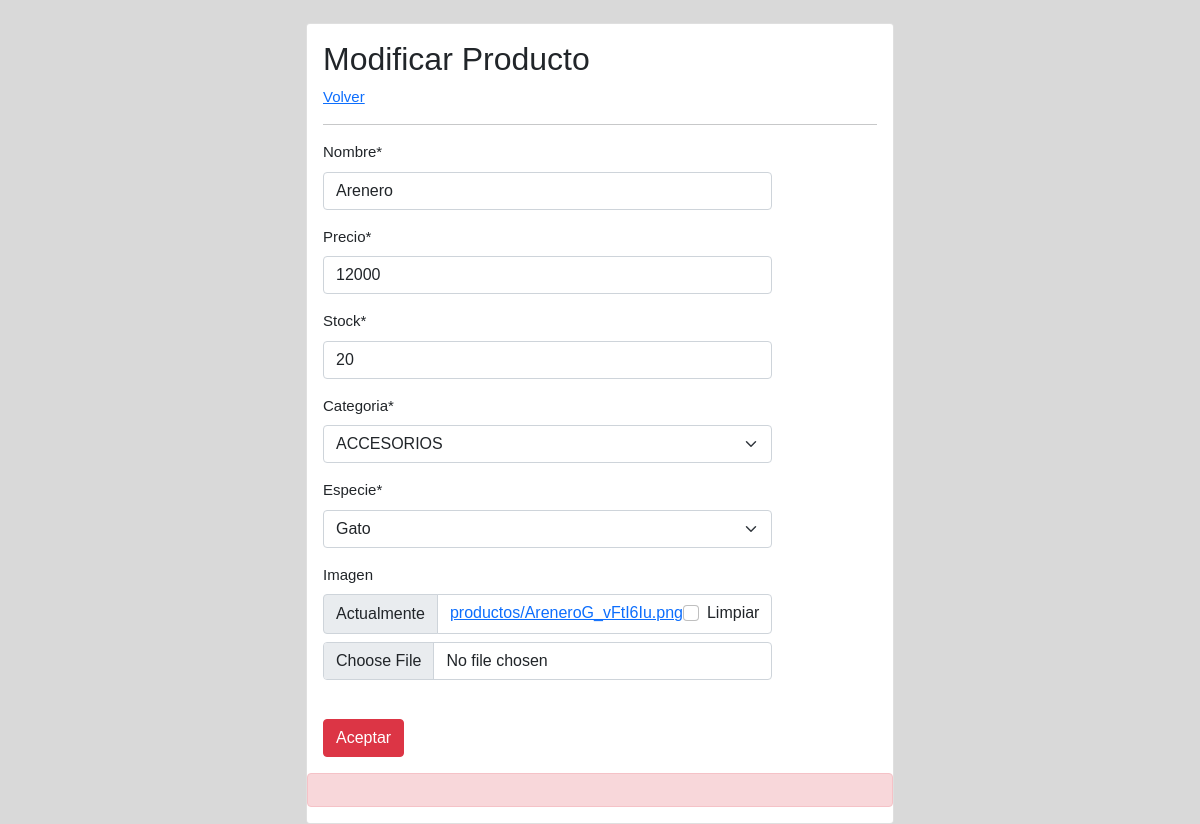
The app's page /modificarProducto/1 (signed in) with its own data.
### core/models.py (models this page shows, shortened)
class Producto(models.Model):
    idProducto = models.IntegerField(primary_key=True)
    nombre = models.CharField(max_length=50)
    precio = models.IntegerField()
    stock = models.IntegerField()
    categoria = models.ForeignKey(CategoriaProducto, on_delete=models.CASCADE)
    especie = models.ForeignKey(CategoriaEspecie, on_delete=models.CASCADE)
    imagen = models.ImageField(upload_to="productos", null=True)

### core/views.py (the view, shortened to what this page needs)
# urls.py: path('modificarProducto/<idProducto>', modificarProducto, name='modificarProducto'),
@csrf_exempt
@permission_required('app.change_producto')
def modificarProducto(request, idProducto):
    producto = get_object_or_404(Producto, idProducto=idProducto)
    data = {
        'form': ProductoForm(instance=producto)
    }
    return render(request,  'core/modificar.html', data)

### core/forms.py
class ProductoForm(forms.ModelForm):
    nombre = forms.CharField(min_length=3, max_length=50)
    precio = forms.IntegerField(min_value=1, max_value=1500000)
    imagen = forms.ImageField(required=False, validators=[MaxSizeFileValidator(max_file_size=2)])
    class Meta:
        model = Producto
        fields =  ["nombre","precio","stock","categoria","especie", "imagen"]

### core/models.py (called while the page is built)
    def __str__(self):
        return self.nombreCategoria

    def __str__(self):
        return self.nombreEspecie

### core/templates/core/modificar.html (shortened to what this page needs)
<!DOCTYPE html>
<html lang="es">
<head>
  {% load static%}
<link href="https://cdn.jsdelivr.net/npm/bootstrap@5.1.3/dist/css/bootstrap.min.css" rel="stylesheet">
  <link rel="stylesheet" href="{% static 'core/css/crud.css' %}">
</head>
<body>
    <br>
    {% load crispy_forms_tags %}
<div class="row">
    <div class="col-12 col-md-6 offset-md-3">
        <div class="card">
            <div class="card-body" >
                <h2>Modificar Producto </h2>
                <div>
                    <a href="{% url 'listar'%}">Volver</a>
                </div>
                <hr>
                <div class="d-flex justify-content-left">
                <form action="" method="POST" enctype="multipart/form-data">
                    {{form | crispy }}
                    <br>
                    <div class="d-flex justify-content-right">
                    <button type="submit" class="btn btn-danger btn-block text-white " id="guardar">Aceptar</button>
                    </div>
                </form>
                </div>
                    </div>
            <div class="alert alert-danger" role="alert">
            </div>
            </div>
        </div>
    </div>
</body>
</html>

### core/static/core/css/crud.css (style rules this page uses)
body { background-color: rgb(217, 217, 217); font-family: 'Arial'; padding: 0; margin: 0; font-size: 15px; }
input { width: 100%; }

### records on screen
Producto: nombre "Arenero", precio "12000", stock "20", categoria "ACCESORIOS", especie "Gato"
